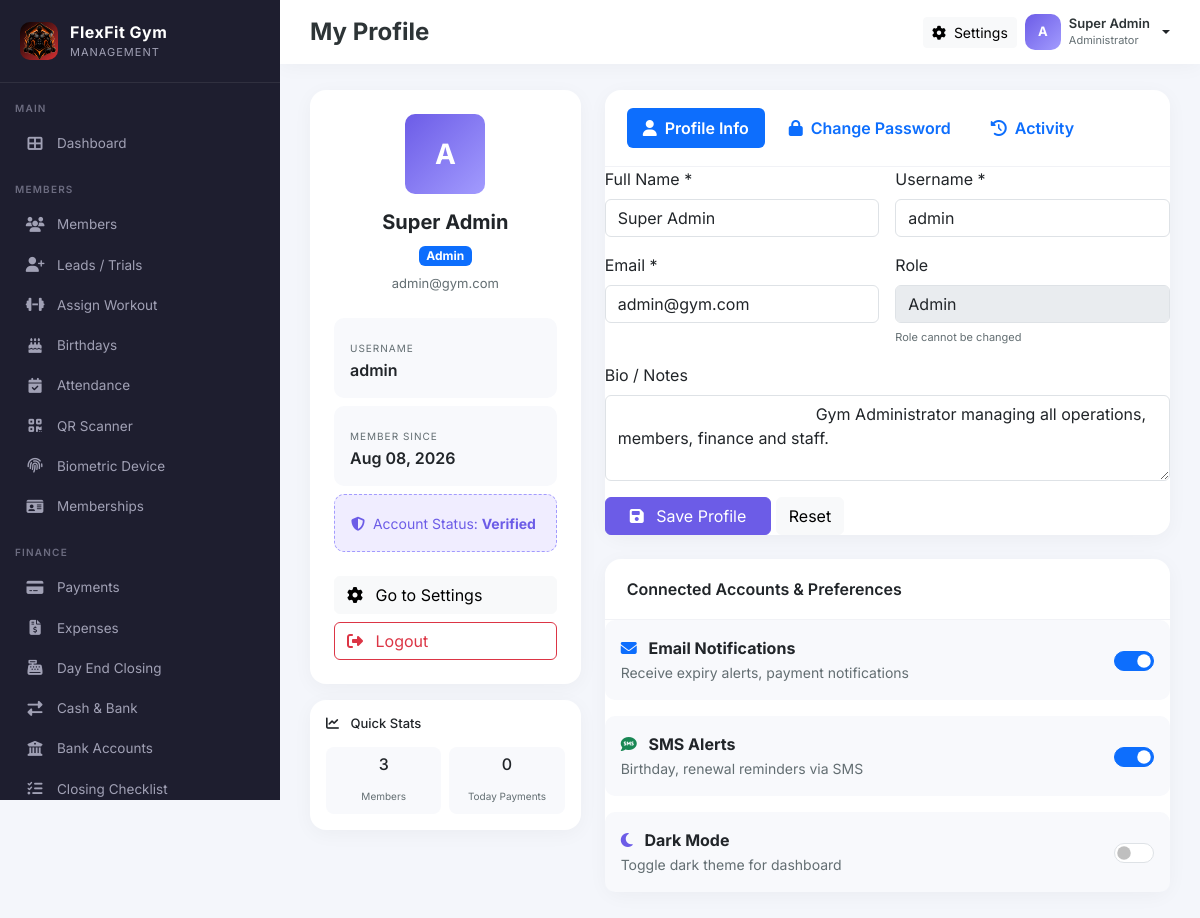
Screenshot of /admin/profile.php (signed in) with the database file from the repository.
### tables this page shows
CREATE TABLE IF NOT EXISTS users (
    id INT AUTO_INCREMENT PRIMARY KEY,
    username VARCHAR(100) UNIQUE NOT NULL,
    email VARCHAR(150) UNIQUE NOT NULL,
    password VARCHAR(255) NOT NULL,
    role ENUM('admin','manager','staff') DEFAULT 'admin',
    full_name VARCHAR(150),
    created_at TIMESTAMP DEFAULT CURRENT_TIMESTAMP
);

### admin/profile.php (the view, shortened to what the rows shown need)
<?php
require_once '../includes/header.php';
$stmt = $pdo->prepare(
    "SELECT *
    FROM users
    WHERE id = ?"
);
$stmt->execute([
    $_SESSION['user_id']
]);
$currentUser = $stmt->fetch(PDO::FETCH_ASSOC);
?>
<div class="main-content">
    <div class="content-wrapper">
        <div class="row g-4">
            <div class="col-lg-4">
                <div class="card-modern p-4 text-center">
                    <div
                        class="avatar mx-auto mb-3"
                        style="width:80px;height:80px;font-size:28px;background:linear-gradient(135deg,#6c5ce7,#a29bfe);color:white;"
                    >
                        <?= strtoupper(substr($currentUser['username'] ?? 'A', 0, 1)) ?>
                    </div>
                    <h5 style="font-weight:700;">
                        <?= $currentUser['full_name'] ?? 'Super Admin' ?>
                    </h5>
                    <span class="badge bg-primary mb-2">
                        <?= ucfirst($currentUser['role'] ?? 'admin') ?>
                    </span>
                    <p style="color:#636e72;font-size:13px;">
                        <?= $currentUser['email'] ?>
                    </p>
                    <div class="mt-4 text-start">
                        <div
                            class="p-3 mb-2"
                            style="background:#f8f9fc;border-radius:10px;"
                        >
                            <small
                                style="color:#636e72;text-transform:uppercase;font-size:10px;letter-spacing:1px;"
                            >
                                Username
                            </small>
                            <div style="font-weight:600;">
                                <?= $currentUser['username'] ?>
                            </div>
                        </div>
                        <div
                            class="p-3 mb-2"
                            style="background:#f8f9fc;border-radius:10px;"
                        >
                            <small
                                style="color:#636e72;text-transform:uppercase;font-size:10px;letter-spacing:1px;"
                            >
                                Member Since
                            </small>
                            <div style="font-weight:600;">
                                <?= date('M d, Y', strtotime($currentUser['created_at'] ?? 'now')) ?>
                            </div>
                        </div>
                        <div
                            class="p-3"
                            style="background:#f0edff;border-radius:10px;border:1px dashed #a29bfe;"
                        >
                        </div>
                    </div>
                    <div class="d-grid gap-2 mt-4">
                        <a href="settings.php" class="btn btn-light text-start">
                        </a>
                        <a href="../logout.php" class="btn btn-outline-danger text-start">
                        </a>
                    </div>
                </div>
            </div>
            <div class="col-lg-8">
                <div class="card-modern">
                    <div class="card-body">
                        <div class="tab-content">
                            <div class="tab-pane fade show active" id="profile-tab">
                                <form method="post" class="row g-3">
                                    <div class="col-md-6">
                                        <label class="form-label">Full Name *</label>
                                        <input
                                            name="full_name"
                                            class="form-control"
                                            required
                                            value="<?= $currentUser['full_name'] ?>"
                                        >
                                    </div>
                                    <div class="col-md-6">
                                        <label class="form-label">Username *</label>
                                        <input
                                            name="username"
                                            class="form-control"
                                            required
                                            value="<?= $currentUser['username'] ?>"
                                        >
                                    </div>
                                    <div class="col-md-6">
                                        <label class="form-label">Email *</label>
                                        <input
                                            name="email"
                                            type="email"
                                            class="form-control"
                                            required
                                            value="<?= $currentUser['email'] ?>"
                                        >
                                    </div>
                                    <div class="col-md-6">
                                        <label class="form-label">Role</label>
                                        <input
                                            class="form-control"
                                            value="<?= ucfirst($currentUser['role']) ?>"
                                            disabled
                                        >
                                        <small style="color:#636e72;font-size:11px;">
                                            Role cannot be changed
                                        </small>
                                    </div>
                                </form>
                            </div>
                        </div>
                    </div>
                </div>
            </div>
        </div>
    </div>
</div>
<?php require_once '../includes/footer.php'; ?>

### rows the page displays
users: username "A", full_name "Super Admin", role "Admin", email "admin@gym.com", username "admin", created_at "Aug 08, 2026"

### other values shown
getSetting('gym_name', 'FlexFit Gym') "FlexFit Gym"
substr($_SESSION['username'] ?? 'A', 0, 1) "A"
$_SESSION['full_name'] "Super Admin"
$pdo->query("SELECT COUNT(*) FROM members")->fetchColumn() "3"
